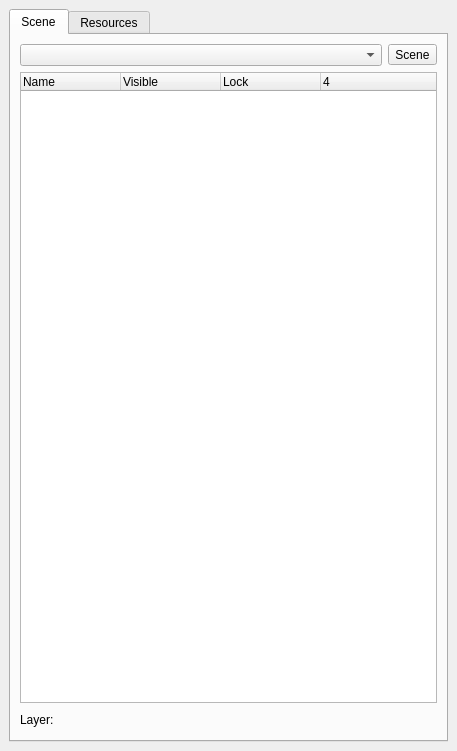
<?xml version="1.0" encoding="UTF-8"?>
<ui version="4.0">
 <class>SceneTreeDock</class>
 <widget class="QDockWidget" name="SceneTreeDock">
  <property name="geometry">
   <rect>
    <x>0</x>
    <y>0</y>
    <width>457</width>
    <height>751</height>
   </rect>
  </property>
  <property name="minimumSize">
   <size>
    <width>255</width>
    <height>256</height>
   </size>
  </property>
  <property name="baseSize">
   <size>
    <width>0</width>
    <height>0</height>
   </size>
  </property>
  <property name="windowTitle">
   <string>Scenes and Resources</string>
  </property>
  <widget class="QWidget" name="dockWidgetContents">
   <layout class="QHBoxLayout" name="horizontalLayout_3">
    <item>
     <widget class="QTabWidget" name="tabWidget">
      <property name="sizePolicy">
       <sizepolicy hsizetype="Expanding" vsizetype="Expanding">
        <horstretch>0</horstretch>
        <verstretch>0</verstretch>
       </sizepolicy>
      </property>
      <property name="currentIndex">
       <number>0</number>
      </property>
      <widget class="QWidget" name="scene">
       <property name="sizePolicy">
        <sizepolicy hsizetype="Expanding" vsizetype="Expanding">
         <horstretch>0</horstretch>
         <verstretch>0</verstretch>
        </sizepolicy>
       </property>
       <property name="minimumSize">
        <size>
         <width>0</width>
         <height>0</height>
        </size>
       </property>
       <property name="maximumSize">
        <size>
         <width>16777215</width>
         <height>16777215</height>
        </size>
       </property>
       <attribute name="title">
        <string>Scene</string>
       </attribute>
       <layout class="QVBoxLayout" name="verticalLayout_5">
        <item>
         <layout class="QHBoxLayout" name="horizontalLayout_2">
          <item>
           <widget class="QComboBox" name="sceneNameOpm"/>
          </item>
          <item>
           <widget class="QToolButton" name="sceneMenu">
            <property name="text">
             <string>Scene</string>
            </property>
            <property name="popupMode">
             <enum>QToolButton::InstantPopup</enum>
            </property>
           </widget>
          </item>
         </layout>
        </item>
        <item>
         <widget class="QTreeWidget" name="treeWidget">
          <property name="sizePolicy">
           <sizepolicy hsizetype="Expanding" vsizetype="Expanding">
            <horstretch>0</horstretch>
            <verstretch>0</verstretch>
           </sizepolicy>
          </property>
          <property name="minimumSize">
           <size>
            <width>0</width>
            <height>0</height>
           </size>
          </property>
          <property name="acceptDrops">
           <bool>false</bool>
          </property>
          <property name="rootIsDecorated">
           <bool>true</bool>
          </property>
          <property name="columnCount">
           <number>4</number>
          </property>
          <column>
           <property name="text">
            <string>Name</string>
           </property>
          </column>
          <column>
           <property name="text">
            <string>Visible</string>
           </property>
          </column>
          <column>
           <property name="text">
            <string>Lock</string>
           </property>
          </column>
          <column>
           <property name="text">
            <string/>
           </property>
          </column>
         </widget>
        </item>
        <item>
         <layout class="QHBoxLayout" name="horizontalLayout_5">
          <item>
           <widget class="QLabel" name="label">
            <property name="text">
             <string>Layer:</string>
            </property>
           </widget>
          </item>
          <item>
           <widget class="QPushButton" name="addLayer">
            <property name="toolTip">
             <string>Add Layer</string>
            </property>
            <property name="text">
             <string/>
            </property>
            <property name="icon">
             <iconset>
              <normalon>:/icons/plus.png</normalon>
             </iconset>
            </property>
            <property name="flat">
             <bool>true</bool>
            </property>
           </widget>
          </item>
          <item>
           <widget class="QPushButton" name="layerUp">
            <property name="text">
             <string/>
            </property>
            <property name="icon">
             <iconset>
              <normalon>:/icons/up.png</normalon>
             </iconset>
            </property>
            <property name="flat">
             <bool>true</bool>
            </property>
           </widget>
          </item>
          <item>
           <widget class="QPushButton" name="layerDown">
            <property name="text">
             <string/>
            </property>
            <property name="icon">
             <iconset>
              <normalon>:/icons/down.png</normalon>
             </iconset>
            </property>
            <property name="flat">
             <bool>true</bool>
            </property>
           </widget>
          </item>
          <item>
           <spacer name="horizontalSpacer_3">
            <property name="orientation">
             <enum>Qt::Horizontal</enum>
            </property>
            <property name="sizeHint" stdset="0">
             <size>
              <width>40</width>
              <height>20</height>
             </size>
            </property>
           </spacer>
          </item>
          <item>
           <widget class="QPushButton" name="deleteLayer">
            <property name="toolTip">
             <string>Delete Layer</string>
            </property>
            <property name="text">
             <string/>
            </property>
            <property name="icon">
             <iconset>
              <normalon>:/icons/delete.png</normalon>
             </iconset>
            </property>
            <property name="flat">
             <bool>true</bool>
            </property>
           </widget>
          </item>
         </layout>
        </item>
       </layout>
      </widget>
      <widget class="QWidget" name="Resources">
       <attribute name="title">
        <string>Resources</string>
       </attribute>
       <layout class="QVBoxLayout" name="verticalLayout">
        <item>
         <layout class="QHBoxLayout" name="horizontalLayout">
          <item>
           <widget class="QComboBox" name="resourceNameOpm"/>
          </item>
          <item>
           <widget class="QToolButton" name="resourceMenu">
            <property name="text">
             <string>Resources</string>
            </property>
            <property name="popupMode">
             <enum>QToolButton::InstantPopup</enum>
            </property>
           </widget>
          </item>
         </layout>
        </item>
        <item>
         <layout class="QHBoxLayout" name="horizontalLayout_4">
          <item>
           <widget class="QPushButton" name="newTexture">
            <property name="sizePolicy">
             <sizepolicy hsizetype="Maximum" vsizetype="Fixed">
              <horstretch>0</horstretch>
              <verstretch>0</verstretch>
             </sizepolicy>
            </property>
            <property name="toolTip">
             <string>New Texture Node</string>
            </property>
            <property name="styleSheet">
             <string notr="true">image: url(:/icons/newproject.png);</string>
            </property>
            <property name="text">
             <string/>
            </property>
            <property name="icon">
             <iconset resource="../resources/resource.qrc">
              <normaloff>:/icons/newTexture.png</normaloff>:/icons/newTexture.png</iconset>
            </property>
            <property name="autoDefault">
             <bool>false</bool>
            </property>
            <property name="default">
             <bool>false</bool>
            </property>
            <property name="flat">
             <bool>true</bool>
            </property>
           </widget>
          </item>
          <item>
           <widget class="QPushButton" name="newAnimation">
            <property name="sizePolicy">
             <sizepolicy hsizetype="Maximum" vsizetype="Fixed">
              <horstretch>0</horstretch>
              <verstretch>0</verstretch>
             </sizepolicy>
            </property>
            <property name="toolTip">
             <string>New Animation Node</string>
            </property>
            <property name="text">
             <string/>
            </property>
            <property name="icon">
             <iconset resource="../resources/resource.qrc">
              <normaloff>:/icons/newAnimation.png</normaloff>:/icons/newAnimation.png</iconset>
            </property>
            <property name="flat">
             <bool>true</bool>
            </property>
           </widget>
          </item>
          <item>
           <spacer name="horizontalSpacer">
            <property name="orientation">
             <enum>Qt::Horizontal</enum>
            </property>
            <property name="sizeHint" stdset="0">
             <size>
              <width>40</width>
              <height>20</height>
             </size>
            </property>
           </spacer>
          </item>
         </layout>
        </item>
        <item>
         <widget class="QTreeWidget" name="treeWidgetResources">
          <column>
           <property name="text">
            <string>Type</string>
           </property>
          </column>
          <column>
           <property name="text">
            <string>Name</string>
           </property>
          </column>
          <column>
           <property name="text">
            <string>More</string>
           </property>
          </column>
         </widget>
        </item>
       </layout>
      </widget>
     </widget>
    </item>
   </layout>
  </widget>
 </widget>
 <resources>
  <include location="../resources/resource.qrc"/>
 </resources>
 <connections/>
</ui>
